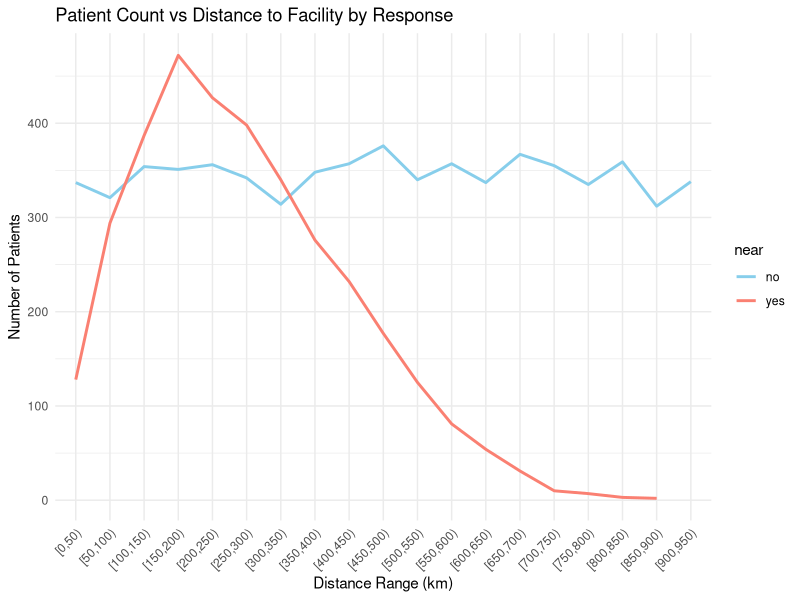
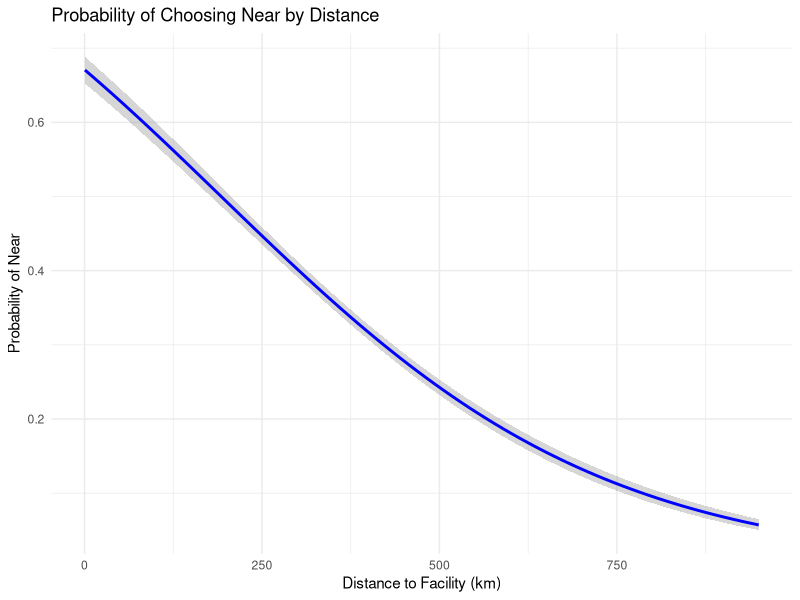
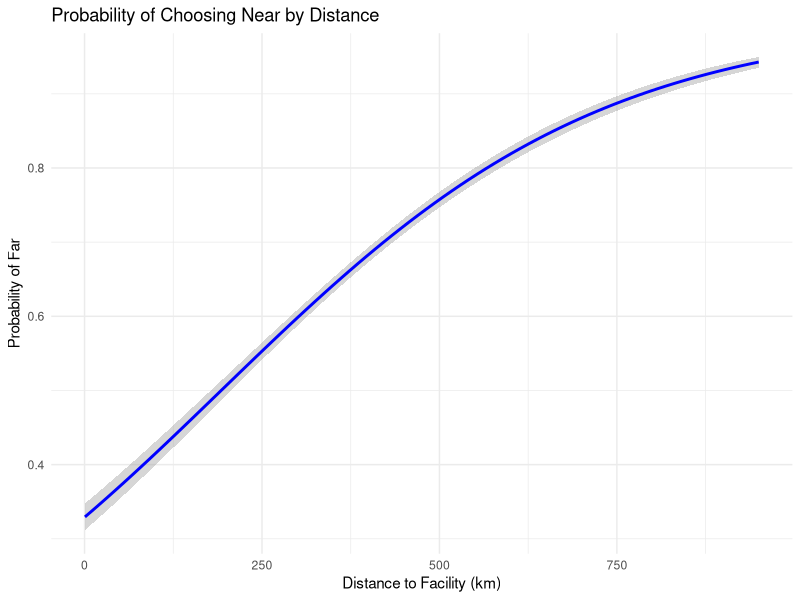

Generate these figures, in order, with R:
## ---- chunk 1
knitr::opts_chunk$set(echo = TRUE)
## ---- chunk 2

set.seed(123)

n <- 10000
patient_data <- data.frame(
  PatientID = 1:n,
  DistanceToFacility = round(runif(n, min = 0.5, max = 950), 2)
)

patient_data$near <- sample(c("yes", "no"), size = n, replace = TRUE, prob = c(0.35, 0.65))
near_indices <- which(patient_data$near == "yes")
beta_scaled <- 0.5 + (950 - 0.5) * rbeta(length(near_indices), shape1 = 2, shape2 = 5)
patient_data$DistanceToFacility[near_indices] <- round(beta_scaled, 2)

head(patient_data)

## ---- chunk 3
library(ggplot2)
library(dplyr)


distance_summary <- patient_data %>%
  mutate(DistanceGroup = cut(DistanceToFacility, breaks = seq(0, 1000, by = 50), right = FALSE)) %>%
  group_by(DistanceGroup, near) %>%
  summarise(PatientCount = n(), .groups = "drop") %>%
  filter(!is.na(DistanceGroup))  


d <- ggplot(distance_summary, aes(x = DistanceGroup, y = PatientCount, color = near, group = near)) +
  geom_line(size = 1) +
  theme_minimal() +
  labs(
    title = "Patient Count vs Distance to Facility by Response",
    x = "Distance Range (km)",
    y = "Number of Patients"
  ) +
  theme(
    axis.text.x = element_text(angle = 45, hjust = 1)
  ) +
  scale_color_manual(values = c("skyblue", "salmon"))

d

## ---- chunk 4

patient_data$near_binary <- ifelse(patient_data$near == "yes", 1, 0)


model <- glm(near_binary ~ DistanceToFacility, data = patient_data, family = binomial)
summary(model)





ggplot(patient_data, aes(x = DistanceToFacility, y = as.numeric(near == "yes"))) +
  geom_smooth(method = "glm", method.args = list(family = "binomial"), color = "blue") +
  labs(
    title = "Probability of Choosing Near by Distance",
    x = "Distance to Facility (km)",
    y = "Probability of Near"
  ) +
  theme_minimal()
## ---- chunk 5
patient_data$far_binary <- ifelse(patient_data$near == "no", 1, 0)


model <- glm(far_binary ~ DistanceToFacility, data = patient_data, family = binomial)
summary(model)





ggplot(patient_data, aes(x = DistanceToFacility, y = as.numeric(near == "no"))) +
  geom_smooth(method = "glm", method.args = list(family = "binomial"), color = "blue") +
  labs(
    title = "Probability of Choosing Near by Distance",
    x = "Distance to Facility (km)",
    y = "Probability of Far"
  ) +
  theme_minimal()
